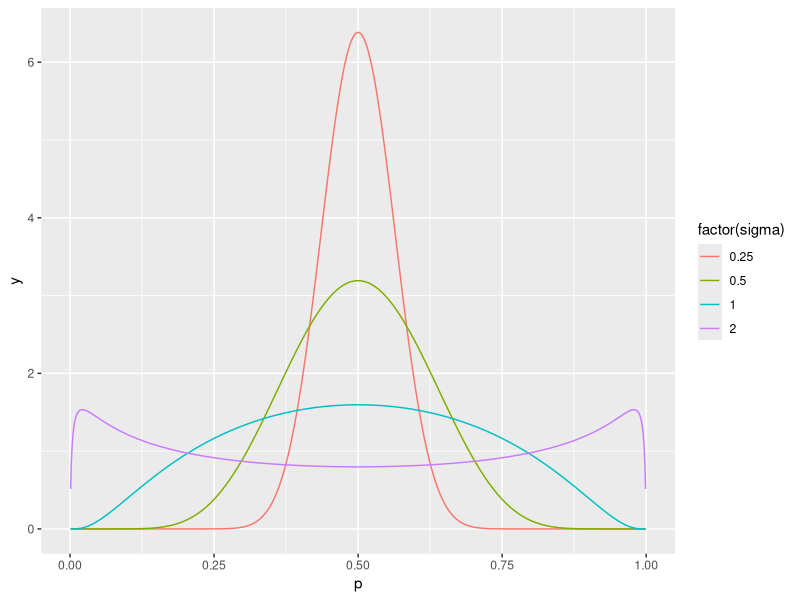

Here is the R script that generated this plot:
#!/usr/bin/env Rscript --vanilla

library(tidyverse)

logit <- function(p) log(p / (1 - p))

pdf <- function(p, sigma) {
  dnorm(logit(p), 0, sigma) / (p * (1 - p))
}

# Check the integral
integral <- integrate(partial(pdf, sigma = 0.25), 0, 1)
if (abs(integral$value - 1) > integral$abs.error) stop("bad pdf")

n <- 1000
dat <- crossing(
  sigma = c(0.25, 0.5, 1.0, 2.0),
  p = seq(0, 1, length.out = n)
) %>%
  mutate(y = pdf(p, sigma))

plot <- dat %>%
  ggplot(aes(p, y, color = factor(sigma))) +
  geom_line()

ggsave("sigma_spread.pdf")
